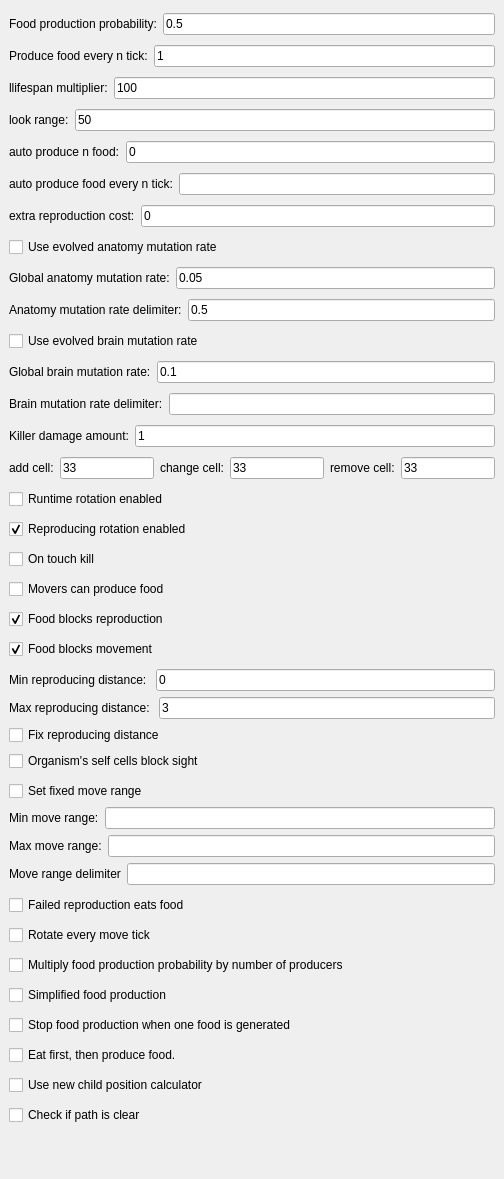
               <widget class="QWidget" name="scrollAreaWidgetContents_2">
                <property name="geometry">
                 <rect>
                  <x>0</x>
                  <y>-933</y>
                  <width>504</width>
                  <height>1179</height>
                 </rect>
                </property>
                <property name="sizePolicy">
                 <sizepolicy hsizetype="Ignored" vsizetype="Expanding">
                  <horstretch>0</horstretch>
                  <verstretch>0</verstretch>
                 </sizepolicy>
                </property>
                <layout class="QVBoxLayout" name="verticalLayout_9">
                 <property name="spacing">
                  <number>0</number>
                 </property>
                 <property name="leftMargin">
                  <number>9</number>
                 </property>
                 <property name="topMargin">
                  <number>9</number>
                 </property>
                 <property name="rightMargin">
                  <number>9</number>
                 </property>
                 <property name="bottomMargin">
                  <number>9</number>
                 </property>
                 <item>
                  <widget class="QWidget" name="widget" native="true">
                   <property name="sizePolicy">
                    <sizepolicy hsizetype="Maximum" vsizetype="Expanding">
                     <horstretch>10</horstretch>
                     <verstretch>100</verstretch>
                    </sizepolicy>
                   </property>
                   <property name="minimumSize">
                    <size>
                     <width>0</width>
                     <height>0</height>
                    </size>
                   </property>
                   <layout class="QVBoxLayout" name="verticalLayout_20" stretch="0,0,0,0,0,0,0,0,0,0,0,0,0,0,0,0,0,0,0,0,0,0,0,0,0,0,0,0,0,0,0">
                    <property name="spacing">
                     <number>6</number>
                    </property>
                    <property name="sizeConstraint">
                     <enum>QLayout::SetDefaultConstraint</enum>
                    </property>
                    <property name="leftMargin">
                     <number>0</number>
                    </property>
                    <property name="topMargin">
                     <number>0</number>
                    </property>
                    <property name="rightMargin">
                     <number>0</number>
                    </property>
                    <property name="bottomMargin">
                     <number>10</number>
                    </property>
                    <item>
                     <layout class="QHBoxLayout" name="horizontalLayout_8">
                      <property name="spacing">
                       <number>6</number>
                      </property>
                      <item>
                       <widget class="QLabel" name="label_4">
                        <property name="sizePolicy">
                         <sizepolicy hsizetype="Preferred" vsizetype="Minimum">
                          <horstretch>0</horstretch>
                          <verstretch>0</verstretch>
                         </sizepolicy>
                        </property>
                        <property name="minimumSize">
                         <size>
                          <width>0</width>
                          <height>0</height>
                         </size>
                        </property>
                        <property name="maximumSize">
                         <size>
                          <width>16777215</width>
                          <height>1666666</height>
                         </size>
                        </property>
                        <property name="text">
                         <string>Food production probability:</string>
                        </property>
                       </widget>
                      </item>
                      <item>
                       <widget class="QLineEdit" name="le_food_production_probability">
                        <property name="text">
                         <string>0.5</string>
                        </property>
                       </widget>
                      </item>
                     </layout>
                    </item>
                    <item>
                     <layout class="QHBoxLayout" name="horizontalLayout_24">
                      <item>
                       <widget class="QLabel" name="label_15">
                        <property name="text">
                         <string>Produce food every n tick:</string>
                        </property>
                       </widget>
                      </item>
                      <item>
                       <widget class="QLineEdit" name="le_produce_food_every_n_tick">
                        <property name="text">
                         <string>1</string>
                        </property>
                       </widget>
                      </item>
                     </layout>
                    </item>
                    <item>
                     <layout class="QHBoxLayout" name="horizontalLayout_9">
                      <item>
                       <widget class="QLabel" name="label_5">
                        <property name="text">
                         <string>llifespan multiplier:</string>
                        </property>
                       </widget>
                      </item>
                      <item>
                       <widget class="QLineEdit" name="le_lifespan_multiplier">
                        <property name="text">
                         <string>100</string>
                        </property>
                       </widget>
                      </item>
                     </layout>
                    </item>
                    <item>
                     <layout class="QVBoxLayout" name="verticalLayout_18">
                      <item>
                       <layout class="QHBoxLayout" name="horizontalLayout_13">
                        <item>
                         <widget class="QLabel" name="label_7">
                          <property name="text">
                           <string>look range:</string>
                          </property>
                         </widget>
                        </item>
                        <item>
                         <widget class="QLineEdit" name="le_look_range">
                          <property name="text">
                           <string>50</string>
                          </property>
                         </widget>
                        </item>
                       </layout>
                      </item>
                     </layout>
                    </item>
                    <item>
                     <layout class="QVBoxLayout" name="verticalLayout_14">
                      <item>
                       <layout class="QHBoxLayout" name="horizontalLayout_15">
                        <item>
                         <widget class="QLabel" name="label_9">
                          <property name="text">
                           <string>auto produce n food:</string>
                          </property>
                         </widget>
                        </item>
                        <item>
                         <widget class="QLineEdit" name="le_auto_produce_n_food">
                          <property name="text">
                           <string>0</string>
                          </property>
                         </widget>
                        </item>
                       </layout>
                      </item>
                     </layout>
                    </item>
                    <item>
                     <layout class="QHBoxLayout" name="horizontalLayout_42">
                      <item>
                       <widget class="QLabel" name="label_44">
                        <property name="text">
                         <string>auto produce food every n tick:</string>
                        </property>
                       </widget>
                      </item>
                      <item>
                       <widget class="QLineEdit" name="le_auto_produce_food_every_n_tick"/>
                      </item>
                     </layout>
                    </item>
                    <item>
                     <layout class="QHBoxLayout" name="horizontalLayout_18">
                      <item>
                       <widget class="QLabel" name="label_6">
                        <property name="text">
                         <string>extra reproduction cost:</string>
                        </property>
                       </widget>
                      </item>
                      <item>
                       <widget class="QLineEdit" name="le_extra_reproduction_cost">
                        <property name="text">
                         <string>0</string>
                        </property>
                       </widget>
                      </item>
                     </layout>
                    </item>
                    <item>
                     <widget class="QCheckBox" name="cb_use_evolved_anatomy_mutation_rate">
                      <property name="text">
                       <string>Use evolved anatomy mutation rate</string>
                      </property>
                      <property name="checked">
                       <bool>false</bool>
                      </property>
                     </widget>
                    </item>
                    <item>
                     <layout class="QVBoxLayout" name="mutation_rate_layout">
                      <item>
                       <layout class="QHBoxLayout" name="horizontalLayout_12">
                        <item>
                         <widget class="QLabel" name="lb_mutation_rate">
                          <property name="enabled">
                           <bool>true</bool>
                          </property>
                          <property name="text">
                           <string>Global anatomy mutation rate:</string>
                          </property>
                         </widget>
                        </item>
                        <item>
                         <widget class="QLineEdit" name="le_global_anatomy_mutation_rate">
                          <property name="enabled">
                           <bool>true</bool>
                          </property>
                          <property name="text">
                           <string>0.05</string>
                          </property>
                         </widget>
                        </item>
                       </layout>
                      </item>
                     </layout>
                    </item>
                    <item>
                     <layout class="QHBoxLayout" name="horizontalLayout_28">
                      <item>
                       <widget class="QLabel" name="label_23">
                        <property name="text">
                         <string>Anatomy mutation rate delimiter:</string>
                        </property>
                       </widget>
                      </item>
                      <item>
                       <widget class="QLineEdit" name="le_anatomy_mutation_rate_delimiter">
                        <property name="text">
                         <string>0.5</string>
                        </property>
                       </widget>
                      </item>
                     </layout>
                    </item>
                    <item>
                     <widget class="QCheckBox" name="cb_use_evolved_brain_mutation_rate">
                      <property name="text">
                       <string>Use evolved brain mutation rate</string>
                      </property>
                     </widget>
                    </item>
                    <item>
                     <layout class="QHBoxLayout" name="horizontalLayout_27">
                      <item>
                       <widget class="QLabel" name="label_20">
                        <property name="text">
                         <string>Global brain mutation rate:</string>
                        </property>
                       </widget>
                      </item>
                      <item>
                       <widget class="QLineEdit" name="le_global_brain_mutation_rate">
                        <property name="text">
                         <string>0.1</string>
                        </property>
                       </widget>
                      </item>
                     </layout>
                    </item>
                    <item>
                     <layout class="QHBoxLayout" name="horizontalLayout_29">
                      <item>
                       <widget class="QLabel" name="label_24">
                        <property name="text">
                         <string>Brain mutation rate delimiter:</string>
                        </property>
                       </widget>
                      </item>
                      <item>
                       <widget class="QLineEdit" name="le_brain_mutation_rate_delimiter"/>
                      </item>
                     </layout>
                    </item>
                    <item>
                     <layout class="QHBoxLayout" name="horizontalLayout_19">
                      <item>
                       <widget class="QLabel" name="label_21">
                        <property name="text">
                         <string>Killer damage amount:</string>
                        </property>
                       </widget>
                      </item>
                      <item>
                       <widget class="QLineEdit" name="le_killer_damage_amount">
                        <property name="text">
                         <string>1</string>
                        </property>
                       </widget>
                      </item>
                     </layout>
                    </item>
                    <item>
                     <layout class="QVBoxLayout" name="verticalLayout_17">
                      <item>
                       <layout class="QHBoxLayout" name="horizontalLayout_16">
                        <item>
                         <widget class="QLabel" name="label_10">
                          <property name="text">
                           <string>add cell:</string>
                          </property>
                         </widget>
                        </item>
                        <item>
                         <widget class="QLineEdit" name="le_add">
                          <property name="text">
                           <string>33</string>
                          </property>
                         </widget>
                        </item>
                        <item>
                         <widget class="QLabel" name="label_11">
                          <property name="text">
                           <string>change cell:</string>
                          </property>
                         </widget>
                        </item>
                        <item>
                         <widget class="QLineEdit" name="le_change">
                          <property name="text">
                           <string>33</string>
                          </property>
                         </widget>
                        </item>
                        <item>
                         <widget class="QLabel" name="label_12">
                          <property name="text">
                           <string>remove cell:</string>
                          </property>
                         </widget>
                        </item>
                        <item>
                         <widget class="QLineEdit" name="le_remove">
                          <property name="text">
                           <string>33</string>
                          </property>
                         </widget>
                        </item>
                       </layout>
                      </item>
                     </layout>
                    </item>
                    <item>
                     <widget class="QCheckBox" name="cb_runtime_rotation_enabled">
                      <property name="text">
                       <string>Runtime rotation enabled</string>
                      </property>
                     </widget>
                    </item>
                    <item>
                     <widget class="QCheckBox" name="cb_reproducing_rotation_enabled">
                      <property name="text">
                       <string>Reproducing rotation enabled</string>
                      </property>
                      <property name="checked">
                       <bool>true</bool>
                      </property>
                     </widget>
                    </item>
                    <item>
                     <widget class="QCheckBox" name="cb_on_touch_kill">
                      <property name="text">
                       <string>On touch kill</string>
                      </property>
                      <property name="checked">
                       <bool>false</bool>
                      </property>
                     </widget>
                    </item>
                    <item>
                     <widget class="QCheckBox" name="cb_movers_can_produce_food">
                      <property name="text">
                       <string>Movers can produce food</string>
                      </property>
                     </widget>
                    </item>
                    <item>
                     <widget class="QCheckBox" name="cb_food_blocks_reproduction">
                      <property name="enabled">
                       <bool>true</bool>
                      </property>
                      <property name="text">
                       <string>Food blocks reproduction</string>
                      </property>
                      <property name="checked">
                       <bool>true</bool>
                      </property>
                     </widget>
                    </item>
                    <item>
                     <widget class="QCheckBox" name="cb_food_blocks_movement">
                      <property name="text">
                       <string>Food blocks movement</string>
                      </property>
                      <property name="checked">
                       <bool>true</bool>
                      </property>
                     </widget>
                    </item>
                    <item>
                     <layout class="QVBoxLayout" name="verticalLayout_26">
                      <item>
                       <layout class="QHBoxLayout" name="horizontalLayout_25">
                        <item>
                         <widget class="QLabel" name="label_17">
                          <property name="text">
                           <string>Min reproducing distance: </string>
                          </property>
                         </widget>
                        </item>
                        <item>
                         <widget class="QLineEdit" name="le_min_reproduction_distance">
                          <property name="text">
                           <string>0</string>
                          </property>
                         </widget>
                        </item>
                       </layout>
                      </item>
                      <item>
                       <layout class="QHBoxLayout" name="horizontalLayout_26">
                        <item>
                         <widget class="QLabel" name="label_16">
                          <property name="text">
                           <string>Max reproducing distance: </string>
                          </property>
                         </widget>
                        </item>
                        <item>
                         <widget class="QLineEdit" name="le_max_reproduction_distance">
                          <property name="text">
                           <string>3</string>
                          </property>
                         </widget>
                        </item>
                       </layout>
                      </item>
                      <item>
                       <widget class="QCheckBox" name="cb_fix_reproduction_distance">
                        <property name="text">
                         <string>Fix reproducing distance</string>
                        </property>
                       </widget>
                      </item>
                      <item>
                       <widget class="QCheckBox" name="cb_self_organism_blocks_block_sight">
                        <property name="text">
                         <string>Organism's self cells block sight</string>
                        </property>
                       </widget>
                      </item>
                     </layout>
                    </item>
                    <item>
                     <layout class="QVBoxLayout" name="verticalLayout_34">
                      <item>
                       <widget class="QCheckBox" name="cb_set_fixed_move_range">
                        <property name="text">
                         <string>Set fixed move range</string>
                        </property>
                       </widget>
                      </item>
                      <item>
                       <layout class="QHBoxLayout" name="horizontalLayout_39">
                        <item>
                         <widget class="QLabel" name="label_41">
                          <property name="text">
                           <string>Min move range:</string>
                          </property>
                         </widget>
                        </item>
                        <item>
                         <widget class="QLineEdit" name="le_min_move_range"/>
                        </item>
                       </layout>
                      </item>
                      <item>
                       <layout class="QHBoxLayout" name="horizontalLayout_40">
                        <item>
                         <widget class="QLabel" name="label_40">
                          <property name="text">
                           <string>Max move range:</string>
                          </property>
                         </widget>
                        </item>
                        <item>
                         <widget class="QLineEdit" name="le_max_move_range"/>
                        </item>
                       </layout>
                      </item>
                      <item>
                       <layout class="QHBoxLayout" name="horizontalLayout_38">
                        <item>
                         <widget class="QLabel" name="label_42">
                          <property name="text">
                           <string>Move range delimiter</string>
                          </property>
                         </widget>
                        </item>
                        <item>
                         <widget class="QLineEdit" name="le_move_range_delimiter"/>
                        </item>
                       </layout>
                      </item>
                     </layout>
                    </item>
                    <item>
                     <widget class="QCheckBox" name="cb_failed_reproduction_eats_food">
                      <property name="text">
                       <string>Failed reproduction eats food</string>
                      </property>
                     </widget>
                    </item>
                    <item>
                     <widget class="QCheckBox" name="cb_rotate_every_move_tick">
                      <property name="text">
                       <string>Rotate every move tick</string>
                      </property>
                     </widget>
                    </item>
                    <item>
                     <widget class="QCheckBox" name="cb_multiply_food_production_prob">
                      <property name="text">
                       <string>Multiply food production probability by number of producers</string>
                      </property>
                     </widget>
                    </item>
                    <item>
                     <widget class="QCheckBox" name="cb_simplified_food_production">
                      <property name="text">
                       <string>Simplified food production</string>
                      </property>
                     </widget>
                    </item>
                    <item>
                     <widget class="QCheckBox" name="cb_stop_when_one_food_generated">
                      <property name="text">
                       <string>Stop food production when one food is generated</string>
                      </property>
                     </widget>
                    </item>
                    <item>
                     <widget class="QCheckBox" name="cb_eat_then_produce">
                      <property name="text">
                       <string>Eat first, then produce food.</string>
                      </property>
                     </widget>
                    </item>
                    <item>
                     <widget class="QCheckBox" name="cb_use_new_child_pos_calculator">
                      <property name="text">
                       <string>Use new child position calculator</string>
                      </property>
                     </widget>
                    </item>
                    <item>
                     <widget class="QCheckBox" name="cb_checks_if_path_is_clear">
                      <property name="text">
                       <string>Check if path is clear</string>
                      </property>
                     </widget>
                    </item>
                   </layout>
                  </widget>
                 </item>
                </layout>
               </widget>
